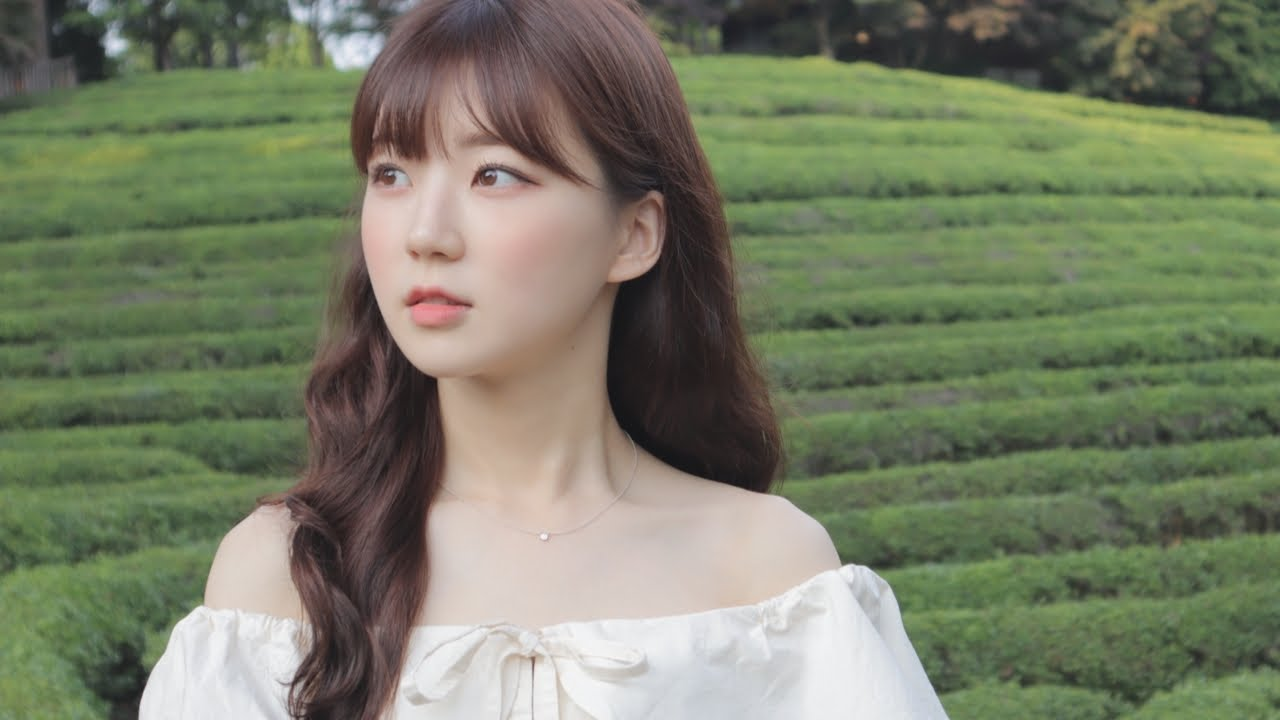
#> input picture 가요이키우기/000001.jpg, 1280 x 720 px, given as the content of the folder 3/Documents/Deep daiv/deep_learning_wiki/youtuber_alike/ojy/, which was not available
$ jupyter execute --allow-errors face_crop_revision.ipynb   (text cells are left out)
#> lines starting #> are read from the running program, lines starting #| are printed output that depends on the picture; pictures that were not available may be replaced by others from this repository, and a replacement may not be noted
[cell 1]
import numpy as np
import cv2
import os
import pandas as pd

[cell 2]
path = 'C:/Users/82103/Documents/Deep daiv/deep_learning_wiki/youtuber_alike/'

[cell 3]
from PIL import Image
path = 'C:/Users/82103/Documents/Deep daiv/deep_learning_wiki/youtuber_alike/ojy/'
file_list = os.listdir(path)
for i in range(len(file_list)):
    if file_list[i][-4:] == 'jpeg':
        Image.open(path + '/'+file_list[i]).convert('RGB').save(path + '/' + file_list[i][:-4] +'.jpg')
        os.remove(path + '/'+file_list[i])

[cell 4]
import cv2

face_cascade = cv2.CascadeClassifier("C:\\Users\\82103\\Documents\\Deep daiv\\deep_learning_wiki\\youtuber_alike\\haar-cascade-files\\haarcascade_frontalface_alt.xml")
eye_cascade = cv2.CascadeClassifier('C:\\Users\\82103\\Documents\\Deep daiv\\deep_learning_wiki\\youtuber_alike\\haar-cascade-files\\haarcascade_eye.xml')

[cell 5]
img = cv2.imread('C:/Users/82103/Documents/Deep daiv/deep_learning_wiki/youtuber_alike/ojy/000001.jpg')
#> img is the input picture: shape (720, 1280, 3); mean B, G, R 101.9, 125.5, 119.4
print(img)
#> (printed output is left out)

[cell 6]
gray = cv2.cvtColor(img, cv2.COLOR_BGR2GRAY)
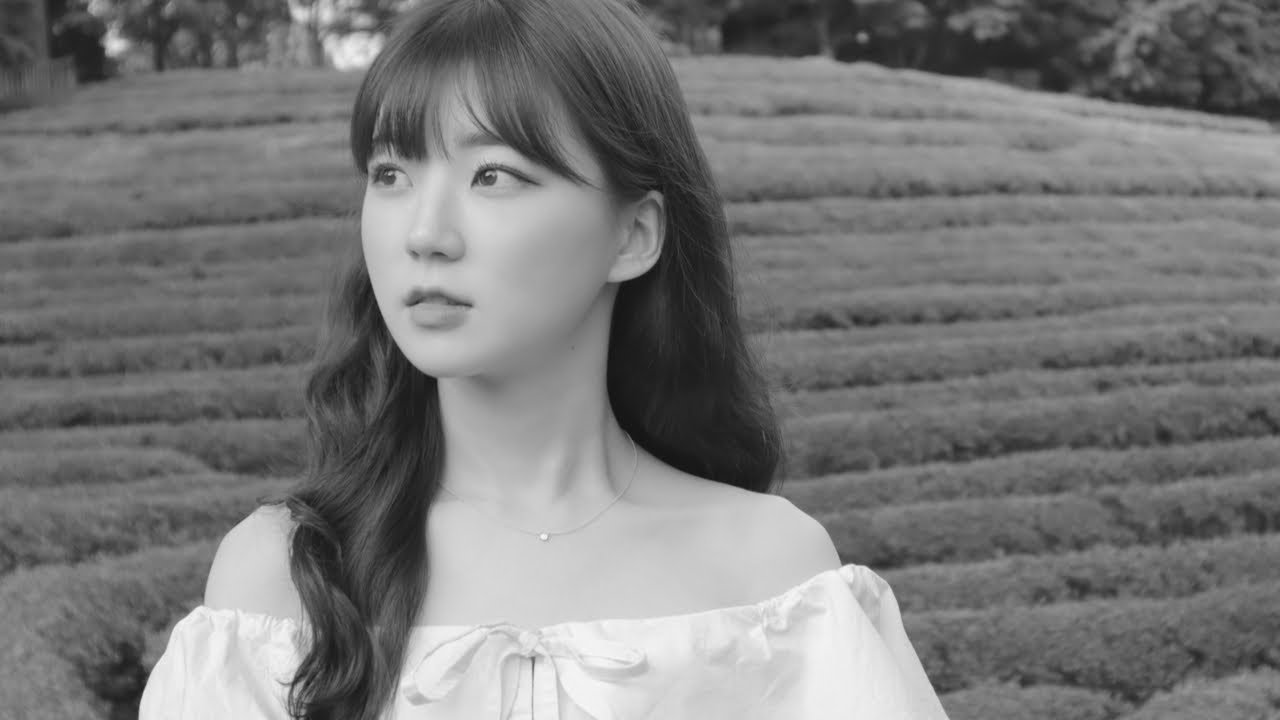
#> gray: shape (720, 1280); min 16, max 248, mean 121
faces = face_cascade.detectMultiScale(gray, 1.3,5)
#> faces = ()

[cell 7]
# ??
for (x,y,w,h) in faces:
    cv2.rectangle(img,(x,y),(x+w,y+h),(0,255,0),2)
    cropped = img[y: y+h, x:x+w]
    resize = cv2.resize(cropped, (180,180))
    cv2.imshow("crop&resize", resize)
    cv2.waitKey(0)
    cv2.destroyAllWindows()
#> this loop made 0 passes

[cell 8]
for (x,y,w,h) in faces:
    # cv2.rectangle(img,(x,y),(x+w,y+h),(0,255,0),2)
    cropped = img[y: y+h, x:x+w]
    resize = cv2.resize(cropped, (180,180))
    cv2.imwrite('C:/Users/82103/Documents/Deep daiv/deep_learning_wiki/youtuber_alike/ojy/000001.jpg', resize)

[cell 9]
def cropping_face(image, name, path):
    face_cascade = cv2.CascadeClassifier("C:\\Users\\82103\\Documents\\Deep daiv\\deep_learning_wiki\\youtuber_alike\\haar-cascade-files\\haarcascade_frontalface_alt2.xml")
    gray = cv2.cvtColor(image, cv2.COLOR_BGR2GRAY)
    faces = face_cascade.detectMultiScale(gray, 1.3, 5)
    for (x,y,w,h) in faces:
        #cv2.rectangle(image,(x,y),(x+w,y+h),(0,255,0),2)
        cropped = image[y: y+h, x:x+w]
        resize = cv2.resize(cropped, (180,180))
        #cv2.imshow("crop&resize", resize)
        #cv2.waitKey(0)
        #cv2.destroyAllWindows()

        cv2.imwrite(path + file_list[i], resize)

#> (a cell that did not finish here is left out)

[cell 11]
name_list = ['ojy', 'jjj', 'jsi', 'khar']
for name in name_list:
    path = 'C:/Users/82103/Documents/Deep daiv/deep_learning_wiki/youtuber_alike/'+ name + '/'
    file_list = os.listdir(path)
    print(file_list[0])
    for i in range(len(file_list)):
        img = cv2.imread(path + file_list[i])
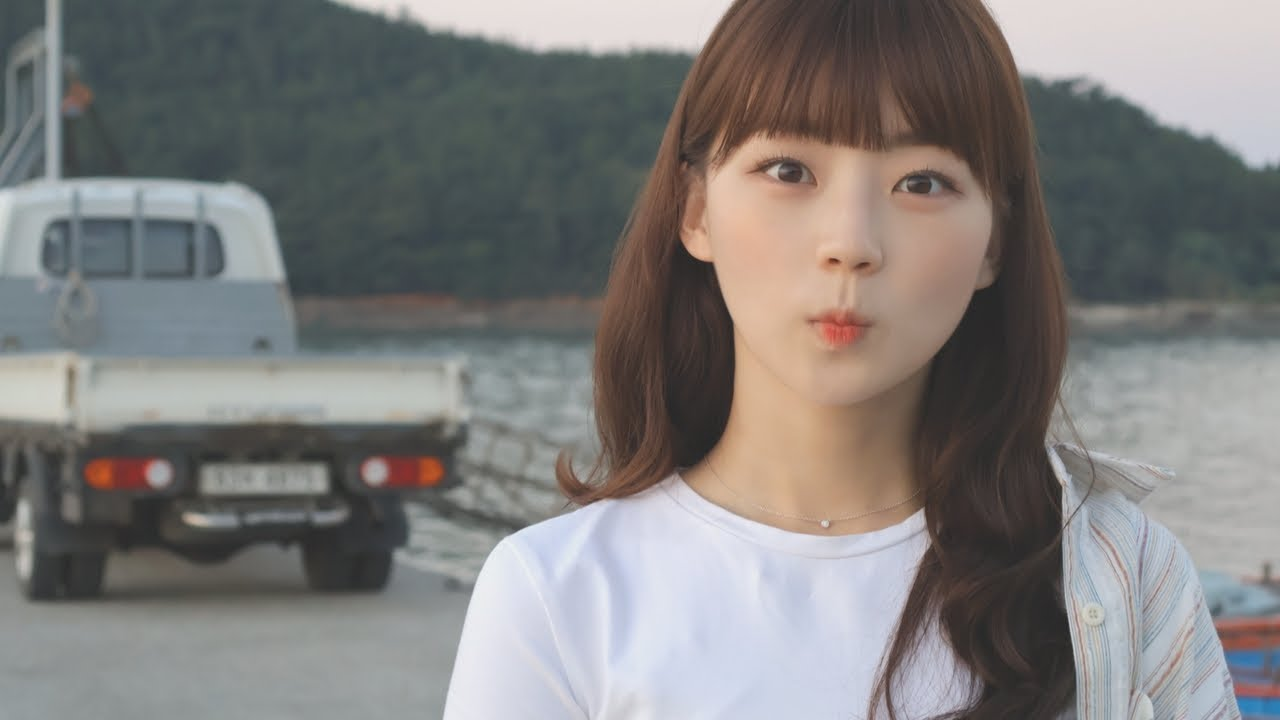
#> input picture 가요이키우기/000002.jpg, 1280 x 720 px, given as the content of the folder 3/Documents/Deep daiv/deep_learning_wiki/youtuber_alike/ojy/, which was not available
#> img is the input picture: shape (720, 1280, 3); mean B, G, R 123.7, 125.1, 127.2
        cropping_face(img, name, path)
#> in cropping_face, `gray = cv2.cvtColor(image, cv2.COLOR_BGR2GRAY)`:
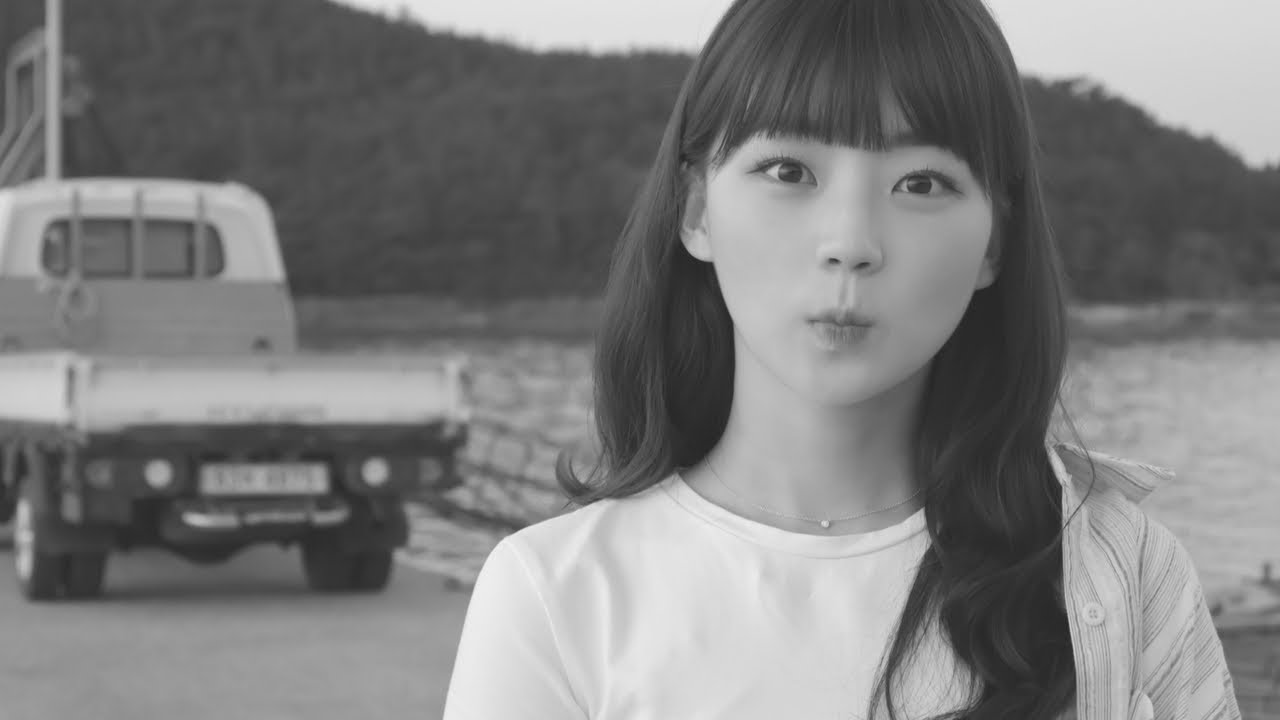
#> gray: shape (720, 1280); min 33, max 244, mean 125.6
#> in cropping_face, `faces = face_cascade.detectMultiScale(gray, 1.3, 5)`: faces = [[675, 55, 344, 344]]
#> the loop in cropping_face, `for (x,y,w,h) in faces:` made 1 pass
#> pass 1, in cropping_face, `cropped = image[y: y+h, x:x+w]`:
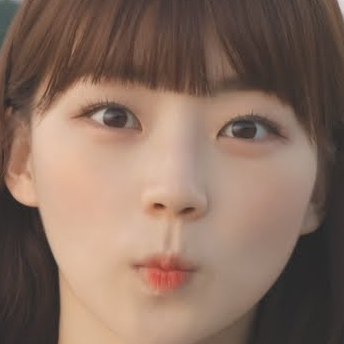
#> cropped: shape (344, 344, 3); mean B, G, R 96, 110, 135.6

[cell 12]
path = 'C:/Users/82103/Documents/Deep daiv/deep_learning_wiki/youtuber_alike/ojy/'
file_list = os.listdir(path)
#> file_list = ['000002.jpg']
print(file_list[0])
#| 000002.jpg
for i in range(len(file_list)):
    img = cv2.imread(path + file_list[i])
#> img: shape (180, 180, 3)
    cropping_face(img, 'ojy', path)
#> in cropping_face (call 5), `gray = cv2.cvtColor(image, cv2.COLOR_BGR2GRAY)`:
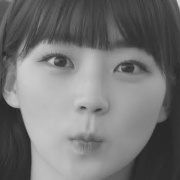
#> gray: shape (180, 180); min 32, max 215, mean 116
#> in cropping_face (call 5), `faces = face_cascade.detectMultiScale(gray, 1.3, 5)`: faces = ()
